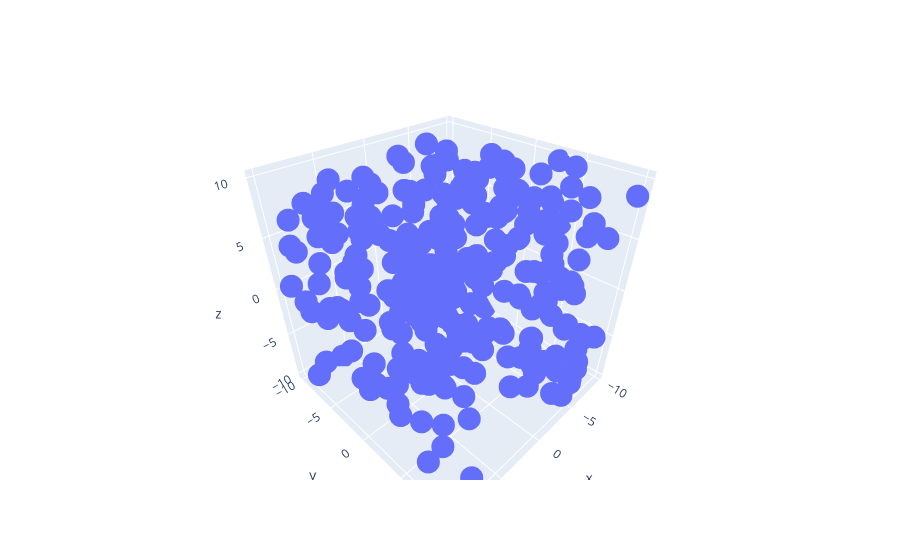

Here is the notebook cell this chart was saved with:
### Code cell
# 1. Using the given dataset, to generate a 3D scatter plot to visualize the distribution of data points in a three dimensional space.

# given dataset:
np.random.seed(30)
data = {
    'X' :np.random.uniform(-10,10,300),
    'Y' :np.random.uniform(-10,10,300),
    'Z' :np.random.uniform(-10,10,300)

}
df = pd.DataFrame(data)

# graph object
fig = go.Figure()

# make the plot:
fig.add_trace(go.Scatter3d(x = df['X'] , y = df['Y']  ,  z = df['Z'] ,
                        mode = 'markers' ))

### Figure 1 — Plotly figure (JSON) as saved in the notebook; plotly's stock layout.template omitted (floating-point values rounded to 4 significant figures; data arrays with more than 128 entries replaced by an {"elided": "..."} marker saying what was removed)
{"data": [{"mode": "markers", "type": "scatter3d", "x": {"elided": "300 float values"}, "y": {"elided": "300 float values"}, "z": {"elided": "300 float values"}}], "layout": {"autosize": true, "scene": {"aspectmode": "auto", "aspectratio": {"x": 0.9933, "y": 1.007, "z": 0.9996}, "camera": {"center": {"x": 0, "y": 0, "z": 0}, "eye": {"x": 1.074, "y": 1.074, "z": 1.074}, "projection": {"type": "perspective"}, "up": {"x": -0.02517, "y": 0.02582, "z": 0.9993}}}}}
